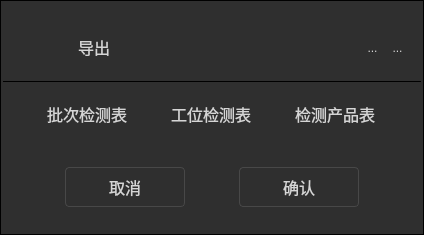
<?xml version="1.0" encoding="UTF-8"?>
<ui version="4.0">
 <class>ExcelExport</class>
 <widget class="QDialog" name="ExcelExport">
  <property name="geometry">
   <rect>
    <x>0</x>
    <y>0</y>
    <width>424</width>
    <height>199</height>
   </rect>
  </property>
  <property name="windowTitle">
   <string>ExcelExport</string>
  </property>
  <property name="styleSheet">
   <string notr="true">
background-color: rgb(47,47,47);
color: rgba(255,255,255,0.80);
</string>
  </property>
  <property name="modal">
   <bool>true</bool>
  </property>
  <layout class="QGridLayout" name="gridLayout">
   <property name="leftMargin">
    <number>0</number>
   </property>
   <property name="topMargin">
    <number>0</number>
   </property>
   <property name="rightMargin">
    <number>0</number>
   </property>
   <property name="bottomMargin">
    <number>0</number>
   </property>
   <property name="spacing">
    <number>0</number>
   </property>
   <item row="0" column="0">
    <widget class="QGroupBox" name="groupBox_4">
     <property name="styleSheet">
      <string notr="true">QObject#groupBox_4{

border:1px solid;
}
</string>
     </property>
     <property name="title">
      <string/>
     </property>
     <layout class="QVBoxLayout" name="verticalLayout" stretch="0,1,0">
      <property name="leftMargin">
       <number>0</number>
      </property>
      <property name="rightMargin">
       <number>0</number>
      </property>
      <item>
       <widget class="QGroupBox" name="groupBox">
        <property name="styleSheet">
         <string notr="true">QObject#groupBox{
border: none;
	
}</string>
        </property>
        <property name="title">
         <string/>
        </property>
        <layout class="QHBoxLayout" name="horizontalLayout_2">
         <property name="topMargin">
          <number>0</number>
         </property>
         <property name="bottomMargin">
          <number>0</number>
         </property>
         <item>
          <widget class="QLabel" name="label_4">
           <property name="minimumSize">
            <size>
             <width>55</width>
             <height>49</height>
            </size>
           </property>
           <property name="maximumSize">
            <size>
             <width>55</width>
             <height>49</height>
            </size>
           </property>
           <property name="text">
            <string/>
           </property>
           <property name="pixmap">
            <pixmap resource="ciwa.qrc">:/resources/icons/ic_solution_title.png</pixmap>
           </property>
          </widget>
         </item>
         <item>
          <widget class="QLabel" name="label_5">
           <property name="minimumSize">
            <size>
             <width>80</width>
             <height>20</height>
            </size>
           </property>
           <property name="maximumSize">
            <size>
             <width>16777215</width>
             <height>20</height>
            </size>
           </property>
           <property name="font">
            <font>
             <family>Agency FB</family>
             <pointsize>12</pointsize>
            </font>
           </property>
           <property name="text">
            <string>导出</string>
           </property>
          </widget>
         </item>
         <item>
          <spacer name="horizontalSpacer_4">
           <property name="orientation">
            <enum>Qt::Horizontal</enum>
           </property>
           <property name="sizeHint" stdset="0">
            <size>
             <width>40</width>
             <height>20</height>
            </size>
           </property>
          </spacer>
         </item>
         <item>
          <widget class="QToolButton" name="btnHelp">
           <property name="enabled">
            <bool>false</bool>
           </property>
           <property name="styleSheet">
            <string notr="true">border:none;</string>
           </property>
           <property name="text">
            <string>...</string>
           </property>
           <property name="icon">
            <iconset resource="ciwa.qrc">
             <normaloff>:/resources/icons/ic_solution_help.png</normaloff>:/resources/icons/ic_solution_help.png</iconset>
           </property>
           <property name="iconSize">
            <size>
             <width>24</width>
             <height>24</height>
            </size>
           </property>
          </widget>
         </item>
         <item>
          <widget class="QToolButton" name="btnExit">
           <property name="styleSheet">
            <string notr="true">border:none;</string>
           </property>
           <property name="text">
            <string>...</string>
           </property>
           <property name="icon">
            <iconset resource="ciwa.qrc">
             <normaloff>:/resources/icons/ic_solution_exit.png</normaloff>:/resources/icons/ic_solution_exit.png</iconset>
           </property>
           <property name="iconSize">
            <size>
             <width>24</width>
             <height>24</height>
            </size>
           </property>
          </widget>
         </item>
        </layout>
       </widget>
      </item>
      <item>
       <widget class="QGroupBox" name="groupBox_2">
        <property name="styleSheet">
         <string notr="true">QObject#groupBox_2{
border: 1px solid;
	border-bottom-color: rgb(47,47,47);
	border-left-color: rgb(47,47,47);
	border-right-color: rgb(47,47,47);

}</string>
        </property>
        <property name="title">
         <string/>
        </property>
        <property name="checkable">
         <bool>false</bool>
        </property>
        <property name="checked">
         <bool>false</bool>
        </property>
        <layout class="QGridLayout" name="gridLayout_2">
         <item row="0" column="0">
          <widget class="QToolButton" name="checkIsBatch">
           <property name="minimumSize">
            <size>
             <width>32</width>
             <height>32</height>
            </size>
           </property>
           <property name="font">
            <font>
             <pointsize>12</pointsize>
            </font>
           </property>
           <property name="text">
            <string>批次检测表</string>
           </property>
           <property name="icon">
            <iconset>
             <selectedoff>:/resources/icons/ic_checkbox_normal.png</selectedoff>
             <selectedon>:/resources/icons/ic_checkbox_selected.png</selectedon>
            </iconset>
           </property>
           <property name="iconSize">
            <size>
             <width>32</width>
             <height>32</height>
            </size>
           </property>
           <property name="checkable">
            <bool>true</bool>
           </property>
           <property name="toolButtonStyle">
            <enum>Qt::ToolButtonTextBesideIcon</enum>
           </property>
           <property name="autoRaise">
            <bool>true</bool>
           </property>
          </widget>
         </item>
         <item row="0" column="2">
          <widget class="QToolButton" name="checkIsProduct">
           <property name="minimumSize">
            <size>
             <width>32</width>
             <height>32</height>
            </size>
           </property>
           <property name="font">
            <font>
             <pointsize>12</pointsize>
            </font>
           </property>
           <property name="text">
            <string>检测产品表</string>
           </property>
           <property name="icon">
            <iconset>
             <selectedoff>:/resources/icons/ic_checkbox_normal.png</selectedoff>
             <selectedon>:/resources/icons/ic_checkbox_selected.png</selectedon>
            </iconset>
           </property>
           <property name="iconSize">
            <size>
             <width>32</width>
             <height>32</height>
            </size>
           </property>
           <property name="checkable">
            <bool>true</bool>
           </property>
           <property name="toolButtonStyle">
            <enum>Qt::ToolButtonTextBesideIcon</enum>
           </property>
           <property name="autoRaise">
            <bool>true</bool>
           </property>
          </widget>
         </item>
         <item row="0" column="1">
          <widget class="QToolButton" name="checkIsStation">
           <property name="minimumSize">
            <size>
             <width>32</width>
             <height>32</height>
            </size>
           </property>
           <property name="font">
            <font>
             <pointsize>12</pointsize>
            </font>
           </property>
           <property name="text">
            <string>工位检测表</string>
           </property>
           <property name="icon">
            <iconset>
             <selectedoff>:/resources/icons/ic_checkbox_normal.png</selectedoff>
             <selectedon>:/resources/icons/ic_checkbox_selected.png</selectedon>
            </iconset>
           </property>
           <property name="iconSize">
            <size>
             <width>32</width>
             <height>32</height>
            </size>
           </property>
           <property name="checkable">
            <bool>true</bool>
           </property>
           <property name="toolButtonStyle">
            <enum>Qt::ToolButtonTextBesideIcon</enum>
           </property>
           <property name="autoRaise">
            <bool>true</bool>
           </property>
          </widget>
         </item>
        </layout>
       </widget>
      </item>
      <item>
       <widget class="QGroupBox" name="groupBox_3">
        <property name="styleSheet">
         <string notr="true">QObject#groupBox_3{
border-color: rgb(0, 0, 0);
border: 0px solid;

}</string>
        </property>
        <property name="title">
         <string/>
        </property>
        <layout class="QHBoxLayout" name="horizontalLayout">
         <item>
          <spacer name="horizontalSpacer">
           <property name="orientation">
            <enum>Qt::Horizontal</enum>
           </property>
           <property name="sizeHint" stdset="0">
            <size>
             <width>40</width>
             <height>20</height>
            </size>
           </property>
          </spacer>
         </item>
         <item>
          <widget class="QToolButton" name="btnCancel">
           <property name="minimumSize">
            <size>
             <width>120</width>
             <height>40</height>
            </size>
           </property>
           <property name="font">
            <font>
             <pointsize>12</pointsize>
            </font>
           </property>
           <property name="styleSheet">
            <string notr="true">border: 1px solid;
border-color: rgb(72, 72, 72);
border-radius: 4px;</string>
           </property>
           <property name="text">
            <string>取消</string>
           </property>
          </widget>
         </item>
         <item>
          <spacer name="horizontalSpacer_3">
           <property name="orientation">
            <enum>Qt::Horizontal</enum>
           </property>
           <property name="sizeHint" stdset="0">
            <size>
             <width>40</width>
             <height>20</height>
            </size>
           </property>
          </spacer>
         </item>
         <item>
          <widget class="QToolButton" name="btnOk">
           <property name="minimumSize">
            <size>
             <width>120</width>
             <height>40</height>
            </size>
           </property>
           <property name="font">
            <font>
             <pointsize>12</pointsize>
            </font>
           </property>
           <property name="styleSheet">
            <string notr="true">border: 1px solid;
border-color: rgb(72, 72, 72);
border-radius: 4px;</string>
           </property>
           <property name="text">
            <string>确认</string>
           </property>
          </widget>
         </item>
         <item>
          <spacer name="horizontalSpacer_2">
           <property name="orientation">
            <enum>Qt::Horizontal</enum>
           </property>
           <property name="sizeHint" stdset="0">
            <size>
             <width>40</width>
             <height>20</height>
            </size>
           </property>
          </spacer>
         </item>
        </layout>
       </widget>
      </item>
     </layout>
    </widget>
   </item>
  </layout>
 </widget>
 <layoutdefault spacing="6" margin="11"/>
 <resources>
  <include location="ciwa.qrc"/>
 </resources>
 <connections/>
</ui>
